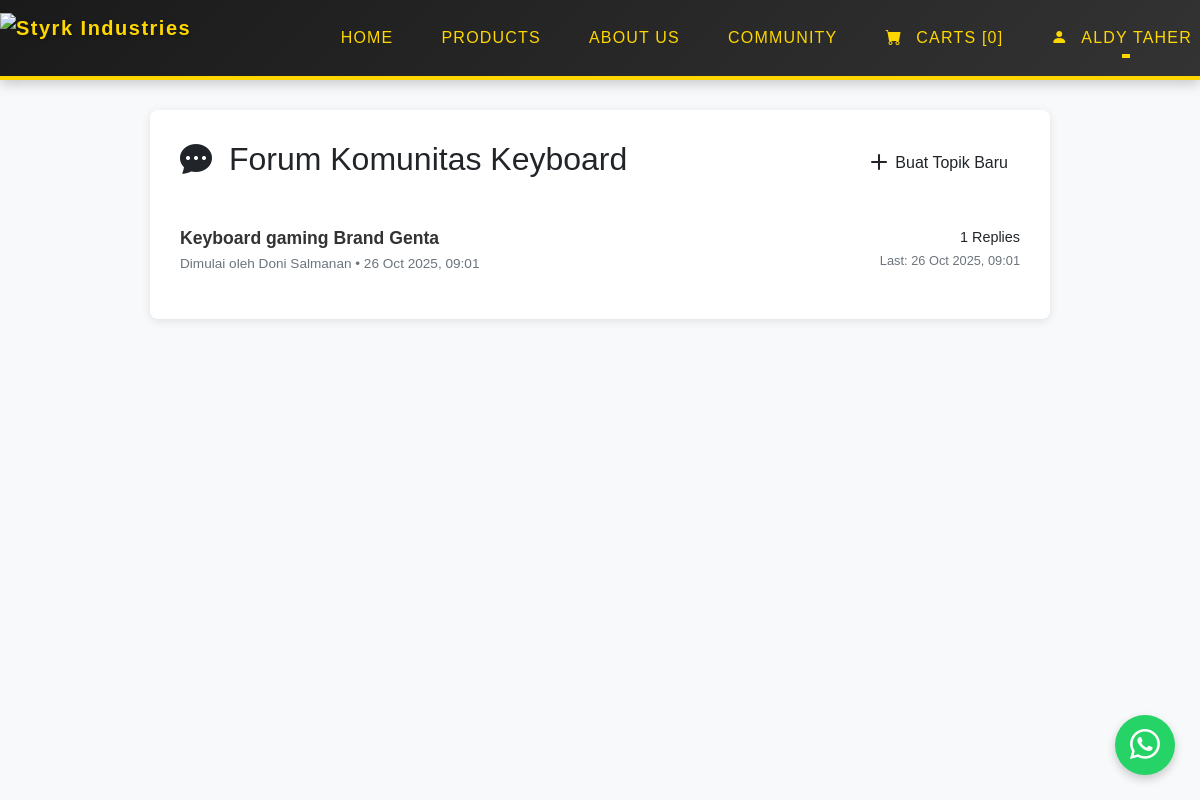
The app's page /user/community.php (signed in) with its own data.
### tables this page shows
CREATE TABLE `threads` (
  `thread_id` int NOT NULL,
  `customer_id` int NOT NULL,
  `title` varchar(255) NOT NULL,
  `created_at` timestamp NULL DEFAULT CURRENT_TIMESTAMP
);

CREATE TABLE `customer` (
  `customer_id` int NOT NULL,
  `nama` varchar(100) NOT NULL,
  `password` text NOT NULL,
  `email` varchar(100) NOT NULL,
  `no_telepon` varchar(20) NOT NULL,
  `provinsi` varchar(100) NOT NULL,
  `kota` varchar(100) NOT NULL,
  `alamat` text NOT NULL,
  `last_login` timestamp NULL DEFAULT NULL,
  `last_reengagement_sent` timestamp NULL DEFAULT NULL
);

### user/community.php (the view, shortened to what this page needs)
<?php
include 'header.php';
$query_threads = "
    SELECT t.thread_id, t.title, t.created_at, c.nama as author_name,
           (SELECT COUNT(*) FROM posts p WHERE p.thread_id = t.thread_id) as reply_count,
           (SELECT MAX(p.created_at) FROM posts p WHERE p.thread_id = t.thread_id) as last_reply_time
    FROM threads t
    JOIN customer c ON t.customer_id = c.customer_id
    ORDER BY COALESCE(last_reply_time, t.created_at) DESC -- Urutkan berdasarkan aktivitas terakhir
";
$result_threads = mysqli_query($conn, $query_threads);
?>
<!DOCTYPE html>
<html lang="en">
<head>
    <link href="https://cdn.jsdelivr.net/npm/bootstrap@5.3.0/dist/css/bootstrap.min.css" rel="stylesheet">
    <link href="https://cdn.jsdelivr.net/npm/bootstrap-icons@1.5.0/font/bootstrap-icons.css" rel="stylesheet">
</head>
<body>
    <div class="forum-container">
        <div class="d-flex justify-content-between align-items-center mb-4">
            <h2><i class="bi bi-chat-dots-fill me-2"></i> Forum Komunitas Keyboard</h2>
            <a href="create_thread_form.php" class="btn btn-new-thread">
                <i class="bi bi-plus-lg me-1"></i> Buat Topik Baru
            </a>
        </div>
        <?php if ($result_threads && mysqli_num_rows($result_threads) > 0): ?>
            <div class="thread-list">
                <?php while ($thread = mysqli_fetch_assoc($result_threads)): ?>
                    <div class="thread-item">
                        <div class="thread-info">
                            <h5 class="thread-title mb-1">
                                <a href="thread.php?id=<?= $thread['thread_id']; ?>">
                                    <?= htmlspecialchars($thread['title']); ?>
                                </a>
                            </h5>
                            <p class="thread-meta mb-0">
                                Dimulai oleh <?= htmlspecialchars($thread['author_name']); ?> • <?= date('d M Y, H:i', strtotime($thread['created_at'])); ?>
                            </p>
                        </div>
                        <div class="thread-stats">
                            <span class="replies d-block"><?= $thread['reply_count']; ?> Replies</span>
                            <?php if ($thread['last_reply_time']): ?>
                                <span class="last-reply">Last: <?= date('d M Y, H:i', strtotime($thread['last_reply_time'])); ?></span>
                            <?php endif; ?>
                        </div>
                    </div>
                <?php endwhile; ?>
            </div>
        <?php else: ?>
            <p class="text-center text-muted">Belum ada topik diskusi. Jadilah yang pertama!</p>
        <?php endif; ?>
    </div>
</body>
</html>

### user/css/header.css (style rules this page uses)
:root { --primary-yellow: #FFD700; --dark-yellow: #FFC000; --light-yellow: #FFECB3; --dark-bg: #1A1A1A; --text-dark: #333333; --black:#000000; }
* { margin: 0; padding: 0; box-sizing: border-box; font-family: 'Arial', sans-serif; }
body { background-color: #FFF9E6; color: var(--text-dark); font-size: 1rem; }

### user/css/produk.css (style rules this page uses)
body { font-family: 'Montserrat', sans-serif; }

### user/community.php (style rules this page uses)
body { background-color: #f8f9fa; }
.forum-container { max-width: 900px; margin: 30px auto; background: #fff; padding: 30px; border-radius: 8px; box-shadow: 0 2px 10px rgba(0, 0, 0, 0.1); }
.thread-item { border-bottom: 1px solid #eee; padding: 15px 0; display: flex; justify-content: space-between; align-items: center; }
.thread-item:last-child { border-bottom: none; }
.thread-title a { text-decoration: none; color: #333; font-weight: 600; font-size: 1.1rem; }
.thread-meta { font-size: 0.85rem; color: #6c757d; }
.thread-stats { text-align: right; min-width: 100px; }
.replies { font-size: 0.9rem; }
.last-reply { font-size: 0.8rem; color: #6c757d; }
.btn-new-thread { background-color: var(--gold); border: none; color: var(--dark-gray); }

### records on screen
threads: title "Keyboard gaming Brand Genta", customer.nama "Doni Salmanan", created_at "26 Oct 2025, 09:01", reply_count "1", last_reply_time "26 Oct 2025, 09:01"

### other values on screen
$cart_count "0"
$_SESSION['nama'] "ALDY TAHER"
